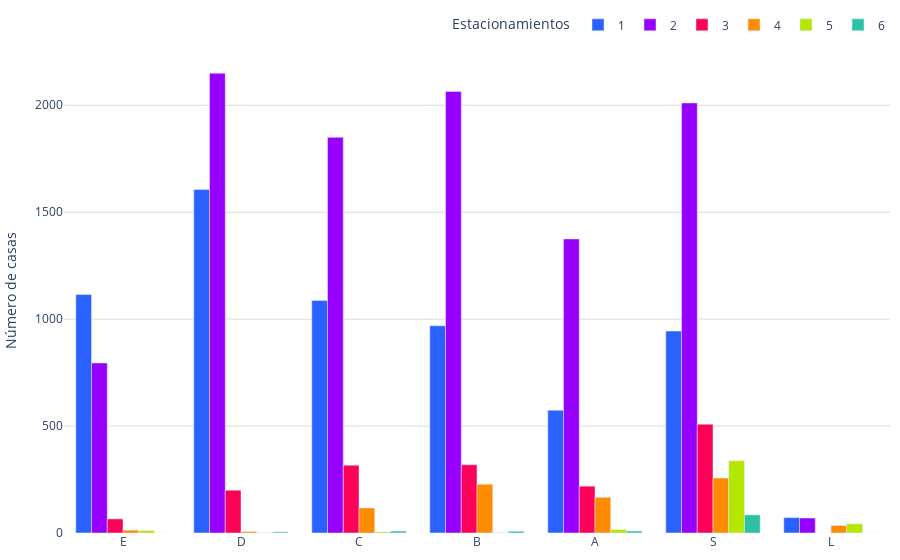

Source (notebook cell):
### Code cell
colores = ['#2962ff', '#9500ff', '#ff0059', '#ff8c00', '#b4e600', '#2EC2A2','#F79CB9','#E50CB6','#4225CF']
orden_segmentos=["E", "D", "C", "B","A", "S", "L", ]

def sumar_tablas(dataframes_list):
    tabla_suma = None
    
    for df in dataframes_list:
         # Aplica el orden a la columna 'segmento'
        df['segmento'] = pd.Categorical(df['segmento'], categories=orden_segmentos, ordered=True)
        
        tabla_actual = df.groupby(['estacionamiento', 'segmento'],observed=False).size().unstack(fill_value=0)
        
        if tabla_suma is None:
            tabla_suma = tabla_actual
        else:
            tabla_suma = tabla_suma.add(tabla_actual, fill_value=0)
    
    print("Tabla general de frecuencia:")
    print(tabla_suma)
    
    fig = graficar_tabla(tabla_suma)
    # Guardar la gráfica como archivo HTML
    guardar_grafico_como_html(fig, 'g_bar_estacionamientos', carpeta='assets/graficas')
    
    return fig

def graficar_tabla(tabla):
    segmentos = tabla.index
    banos = tabla.columns
    
    fig = go.Figure()
    
    for i, segmento in enumerate(segmentos):
        color = colores[i % len(colores)]
        fig.add_trace(go.Bar(
            x=banos,
            y=tabla.loc[segmento],
            name=segmento,
            marker_color=color
        ))
    
    fig.update_layout(
        #title="M2 de Terreno",
        #xaxis_title="Rango de M2",
         yaxis=dict(
            title='Número de casas',
            gridcolor='#dddcda', # Color de las líneas que dividen los rangos del eje Y
            gridwidth=1,
        ),
        margin=dict(l=10, r=10, t=10, b=10),  # Ajusta los márgenes (left, right, top, bottom)
        legend_title="Estacionamientos",
        barmode='group',
        legend=dict(
            orientation='h',  # Orientación horizontal de la leyenda
            yanchor='bottom',  # Anclar al borde inferior
            y=1.02,  # Colocar la leyenda justo debajo del gráfico
            xanchor='right',
            x=1
        ),
        plot_bgcolor='rgba(0,0,0,0)',  # Color de fondo del gráfico
    )
    
    fig.show()    
    return fig

def guardar_grafico_como_html(fig, nombre_archivo, carpeta='assets/graficas'):
    # Crear la carpeta si no existe
    if not os.path.exists(carpeta):
        os.makedirs(carpeta)
    
    # Guardar la gráfica como archivo HTML en la carpeta especificada
    pio.write_html(fig, f'{carpeta}/{nombre_archivo}.html')
    #pio.write_html(fig, f'{carpeta}/{nombre_archivo}.png')

# Llamar a la función sumar_tablas con la lista de DataFrames como argumento
fig = sumar_tablas(dataframes_list)

### Figure 1 — Plotly figure (JSON) as saved in the notebook; plotly's stock layout.template omitted (floating-point values rounded to 4 significant figures)
{"data": [{"marker": {"color": "#2962ff"}, "name": "1", "type": "bar", "x": ["E", "D", "C", "B", "A", "S", "L"], "y": [1115, 1606, 1087, 969, 574, 944, 72]}, {"marker": {"color": "#9500ff"}, "name": "2", "type": "bar", "x": ["E", "D", "C", "B", "A", "S", "L"], "y": [795, 2150, 1850, 2065, 1375, 2011, 70]}, {"marker": {"color": "#ff0059"}, "name": "3", "type": "bar", "x": ["E", "D", "C", "B", "A", "S", "L"], "y": [66, 200, 317, 319, 219, 509, 0]}, {"marker": {"color": "#ff8c00"}, "name": "4", "type": "bar", "x": ["E", "D", "C", "B", "A", "S", "L"], "y": [13, 7, 117, 228, 167, 257, 35]}, {"marker": {"color": "#b4e600"}, "name": "5", "type": "bar", "x": ["E", "D", "C", "B", "A", "S", "L"], "y": [11, 1, 5, 2, 16, 338, 43]}, {"marker": {"color": "#2EC2A2"}, "name": "6", "type": "bar", "x": ["E", "D", "C", "B", "A", "S", "L"], "y": [0, 5, 9, 8, 9, 85, 0]}], "layout": {"barmode": "group", "legend": {"orientation": "h", "title": {"text": "Estacionamientos"}, "x": 1, "xanchor": "right", "y": 1.02, "yanchor": "bottom"}, "margin": {"b": 10, "l": 10, "r": 10, "t": 10}, "plot_bgcolor": "rgba(0,0,0,0)", "yaxis": {"gridcolor": "#dddcda", "gridwidth": 1, "title": {"text": "Número de casas"}}}}
